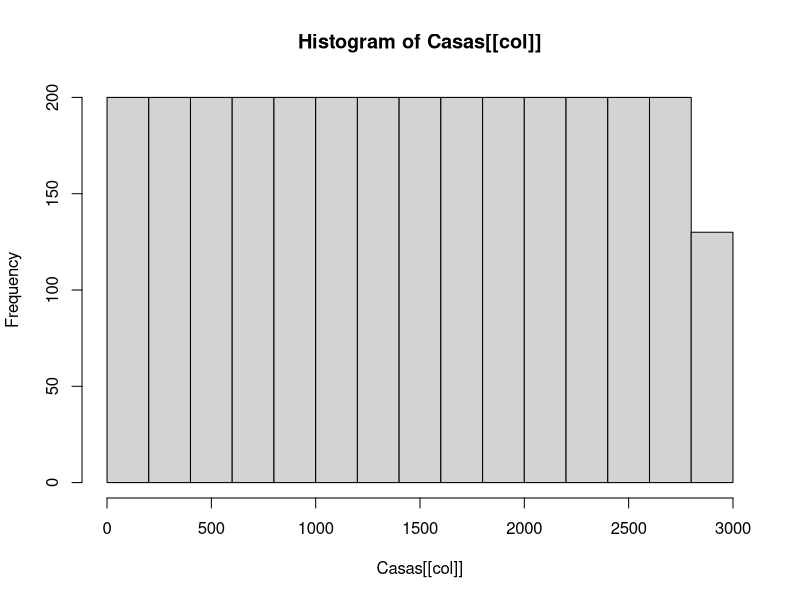

Recreate this plot in R. (Note: this script raises an error after producing the figure.)
# Script para webear

# Librerías
library(readr)     #Para leer CSV
library(glmnet)    #Para ajustar modelo lineal
library(corrplot)  #Para realizar correlogramas
library(dplyr)     #Para manipulación de datos
library(ggplot2)   #Para gráficos
library(caret)     #Para validar y entrenar los modelos
library(knitr) 

# Seteos
options(digits = 3)  #Dígitos después del punto para observar (décimas, centésimas,...)
set.seed(12345)      #Fijar semilla de aleatoriedad

# Base
Casas <- read.csv("./Lab2/Casas.csv")
kable(Casas[1:5,1:9]) #kable crea una tabla head(Casas) sirve para visualiar la data

for (col in colnames(Casas)){
  hist(Casas[[col]])
}

